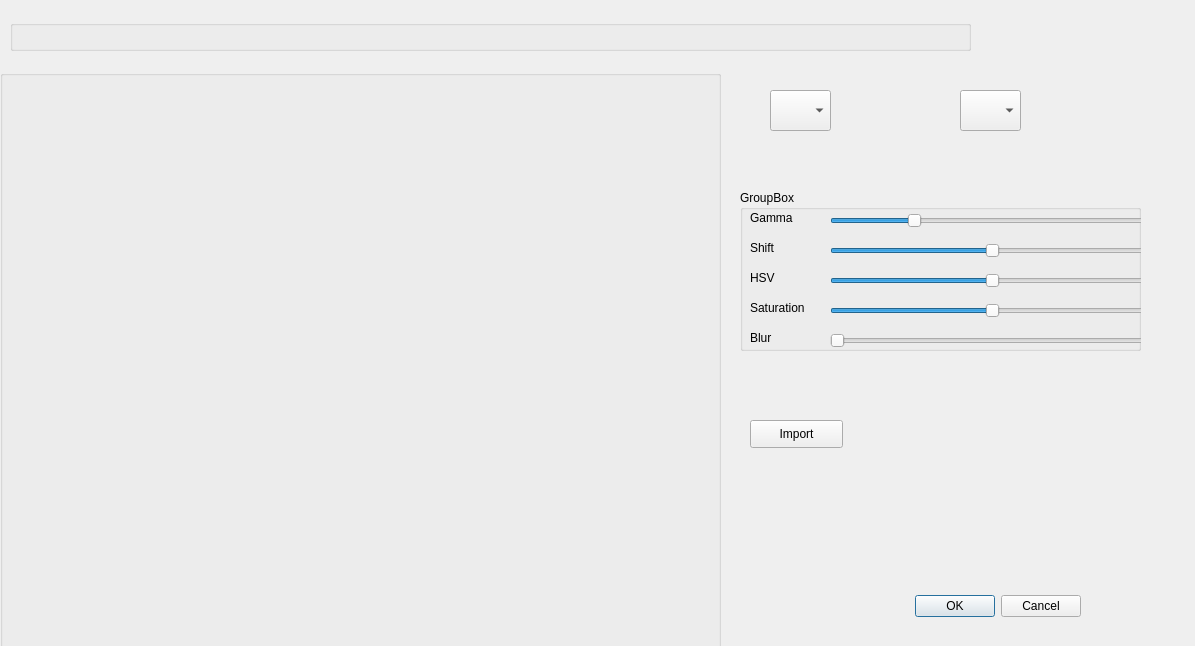
<?xml version="1.0" encoding="UTF-8"?>
<ui version="4.0">
 <class>DialogImport</class>
 <widget class="QDialog" name="DialogImport">
  <property name="geometry">
   <rect>
    <x>0</x>
    <y>0</y>
    <width>1195</width>
    <height>646</height>
   </rect>
  </property>
  <property name="windowTitle">
   <string>Dialog</string>
  </property>
  <widget class="QDialogButtonBox" name="buttonBox">
   <property name="geometry">
    <rect>
     <x>460</x>
     <y>590</y>
     <width>621</width>
     <height>32</height>
    </rect>
   </property>
   <property name="orientation">
    <enum>Qt::Horizontal</enum>
   </property>
   <property name="standardButtons">
    <set>QDialogButtonBox::Cancel|QDialogButtonBox::Ok</set>
   </property>
  </widget>
  <widget class="QComboBox" name="cmbBackground">
   <property name="geometry">
    <rect>
     <x>960</x>
     <y>90</y>
     <width>61</width>
     <height>41</height>
    </rect>
   </property>
  </widget>
  <widget class="QComboBox" name="cmbForeground">
   <property name="geometry">
    <rect>
     <x>770</x>
     <y>90</y>
     <width>61</width>
     <height>41</height>
    </rect>
   </property>
  </widget>
  <widget class="QGroupBox" name="groupBox">
   <property name="geometry">
    <rect>
     <x>0</x>
     <y>70</y>
     <width>721</width>
     <height>631</height>
    </rect>
   </property>
   <property name="title">
    <string/>
   </property>
   <widget class="QWidget" name="horizontalLayoutWidget">
    <property name="geometry">
     <rect>
      <x>19</x>
      <y>9</y>
      <width>691</width>
      <height>491</height>
     </rect>
    </property>
    <layout class="QHBoxLayout" name="horizontalLayout">
     <item>
      <widget class="QLabel" name="lblTwo">
       <property name="text">
        <string/>
       </property>
       <property name="scaledContents">
        <bool>true</bool>
       </property>
      </widget>
     </item>
    </layout>
   </widget>
  </widget>
  <widget class="QGroupBox" name="grpColors">
   <property name="geometry">
    <rect>
     <x>10</x>
     <y>20</y>
     <width>961</width>
     <height>31</height>
    </rect>
   </property>
   <property name="title">
    <string/>
   </property>
   <widget class="QWidget" name="horizontalLayoutWidget_2">
    <property name="geometry">
     <rect>
      <x>0</x>
      <y>0</y>
      <width>951</width>
      <height>49</height>
     </rect>
    </property>
    <layout class="QHBoxLayout" name="layoutColors"/>
   </widget>
  </widget>
  <widget class="QGroupBox" name="groupBox_2">
   <property name="geometry">
    <rect>
     <x>740</x>
     <y>190</y>
     <width>401</width>
     <height>161</height>
    </rect>
   </property>
   <property name="title">
    <string>GroupBox</string>
   </property>
   <widget class="QSlider" name="hsSat">
    <property name="geometry">
     <rect>
      <x>90</x>
      <y>110</y>
      <width>321</width>
      <height>22</height>
     </rect>
    </property>
    <property name="value">
     <number>50</number>
    </property>
    <property name="orientation">
     <enum>Qt::Horizontal</enum>
    </property>
   </widget>
   <widget class="QLabel" name="label_2">
    <property name="geometry">
     <rect>
      <x>10</x>
      <y>50</y>
      <width>55</width>
      <height>16</height>
     </rect>
    </property>
    <property name="text">
     <string>Shift</string>
    </property>
   </widget>
   <widget class="QSlider" name="hsShift">
    <property name="geometry">
     <rect>
      <x>90</x>
      <y>50</y>
      <width>321</width>
      <height>22</height>
     </rect>
    </property>
    <property name="value">
     <number>50</number>
    </property>
    <property name="orientation">
     <enum>Qt::Horizontal</enum>
    </property>
   </widget>
   <widget class="QLabel" name="label">
    <property name="geometry">
     <rect>
      <x>10</x>
      <y>20</y>
      <width>55</width>
      <height>16</height>
     </rect>
    </property>
    <property name="text">
     <string>Gamma</string>
    </property>
   </widget>
   <widget class="QSlider" name="hsHsv">
    <property name="geometry">
     <rect>
      <x>90</x>
      <y>80</y>
      <width>321</width>
      <height>22</height>
     </rect>
    </property>
    <property name="value">
     <number>50</number>
    </property>
    <property name="orientation">
     <enum>Qt::Horizontal</enum>
    </property>
   </widget>
   <widget class="QLabel" name="label_4">
    <property name="geometry">
     <rect>
      <x>10</x>
      <y>110</y>
      <width>81</width>
      <height>16</height>
     </rect>
    </property>
    <property name="text">
     <string>Saturation</string>
    </property>
   </widget>
   <widget class="QSlider" name="hsContrast">
    <property name="geometry">
     <rect>
      <x>90</x>
      <y>20</y>
      <width>321</width>
      <height>22</height>
     </rect>
    </property>
    <property name="value">
     <number>25</number>
    </property>
    <property name="orientation">
     <enum>Qt::Horizontal</enum>
    </property>
   </widget>
   <widget class="QLabel" name="label_5">
    <property name="geometry">
     <rect>
      <x>10</x>
      <y>140</y>
      <width>81</width>
      <height>16</height>
     </rect>
    </property>
    <property name="text">
     <string>Blur</string>
    </property>
   </widget>
   <widget class="QLabel" name="label_3">
    <property name="geometry">
     <rect>
      <x>10</x>
      <y>80</y>
      <width>55</width>
      <height>16</height>
     </rect>
    </property>
    <property name="text">
     <string>HSV</string>
    </property>
   </widget>
   <widget class="QSlider" name="hsBlur">
    <property name="geometry">
     <rect>
      <x>90</x>
      <y>140</y>
      <width>321</width>
      <height>22</height>
     </rect>
    </property>
    <property name="value">
     <number>0</number>
    </property>
    <property name="orientation">
     <enum>Qt::Horizontal</enum>
    </property>
   </widget>
  </widget>
  <widget class="QPushButton" name="btnImport">
   <property name="geometry">
    <rect>
     <x>750</x>
     <y>420</y>
     <width>93</width>
     <height>28</height>
    </rect>
   </property>
   <property name="text">
    <string>Import</string>
   </property>
  </widget>
 </widget>
 <resources/>
 <connections>
  <connection>
   <sender>buttonBox</sender>
   <signal>accepted()</signal>
   <receiver>DialogImport</receiver>
   <slot>accept()</slot>
   <hints>
    <hint type="sourcelabel">
     <x>248</x>
     <y>254</y>
    </hint>
    <hint type="destinationlabel">
     <x>157</x>
     <y>274</y>
    </hint>
   </hints>
  </connection>
  <connection>
   <sender>buttonBox</sender>
   <signal>rejected()</signal>
   <receiver>DialogImport</receiver>
   <slot>reject()</slot>
   <hints>
    <hint type="sourcelabel">
     <x>316</x>
     <y>260</y>
    </hint>
    <hint type="destinationlabel">
     <x>286</x>
     <y>274</y>
    </hint>
   </hints>
  </connection>
 </connections>
</ui>
